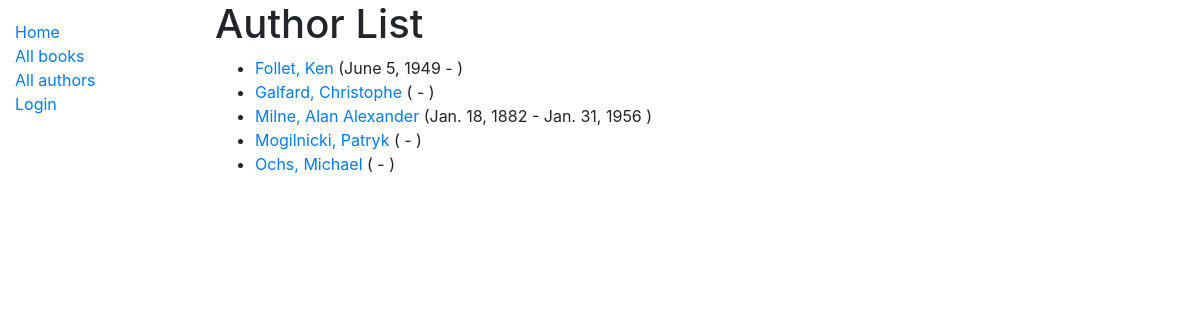
Page /catalog/authors/ on the earlier database version.
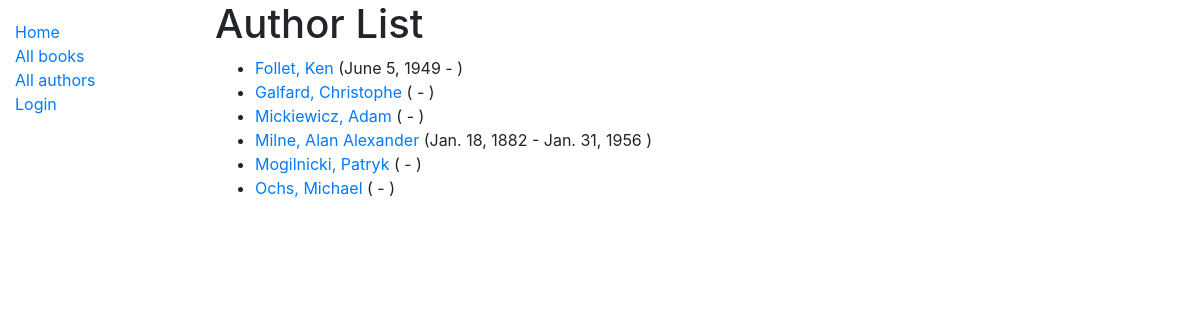
Same page on the later database version.
### catalog/models.py (models this page shows)
class Author(models.Model):
    first_name = models.CharField(max_length=100)
    last_name = models.CharField(max_length=100)
    date_of_birth = models.DateField(null=True, blank=True)
    date_of_death = models.DateField('Died', null=True, blank=True)
    class Meta:
        ordering = ['last_name', 'first_name']
    def get_absolute_url(self):
        return reverse('author-detail', args=[str(self.id)])
    def __str__(self):
        return f'{self.last_name}, {self.first_name}'

### catalog/views.py (the view)
# urls.py: path('authors/', views.AuthorListView.as_view(), name='authors'),
class AuthorListView(generic.ListView):
    model = Author
    paginate_by = 10

### catalog/templates/catalog/author_list.html
{% extends "base_generic.html" %}
{% block content %}
  <h1>Author List</h1>
  {% if author_list %}
  <ul>
    {% for author in author_list %}
      <li>
        <a href="{{ author.get_absolute_url }}"> {{ author }} </a>({% if author.date_of_birth %}{{author.date_of_birth}} {% endif %} - {% if author.date_of_death %} {{author.date_of_death}} {% endif %})
      </li>
    {% endfor %}
  </ul>
  {% else %}
    <p>There are no authors.</p>
  {% endif %}
{% endblock %}

Differences in the rows shown:
added Author: last_name+first_name "Mickiewicz, Adam"
